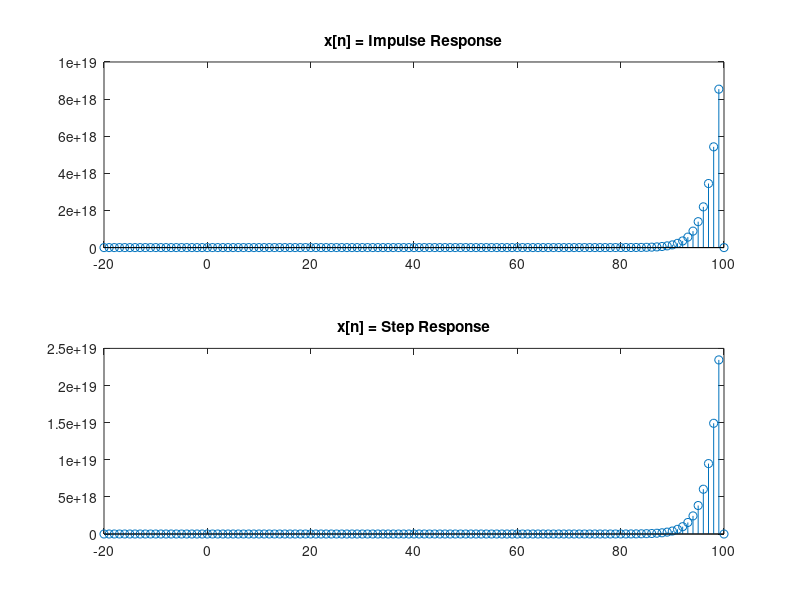

MATLAB code for this plot:
clc;
clear;

% Because the initial condition is 0, for n<0, and y[0] - y[-1] - 0.9y[-2] = x[0], 
% whether the input is Impulse Response or Step Response, 
% y[0] = 1, y[-1] = 0, and y[-2] = 0. 

% --------------- x[n] = Impulse Response ---------------
y = [0 0 1];   % y[-1] = 0, y[-2] = 0, and y[0] = 1
y1 = zeros(1,20);
y2 = [y zeros(1,98)]; 

for i = 1:97
    y2(i+3) = y2(i+2) + 0.9 * y2(i+1);   % x[n] = 0, when n is not equal to 1
end

y3 = [y1 y2];
t = [-20:100];
subplot(2,1,1),stem(t,y3),title('x[n] = Impulse Response');

% --------------- x[n] = Step Response ---------------
yy = [0 0 1];   % y[-1] = 0, y[-2] = 0, and y[0] = 1
yy1 = zeros(1,20);
yy2 = [yy zeros(1,98)];

for i = 1:97
    yy2(i+3) = yy2(i+2) + 0.9 * yy2(i+1) + 1;   % x[n] = 1, when n > 0 
end

yy3 = [yy1 yy2];
t = [-20:100];
subplot(2,1,2),stem(t,yy3),title('x[n] = Step Response');

